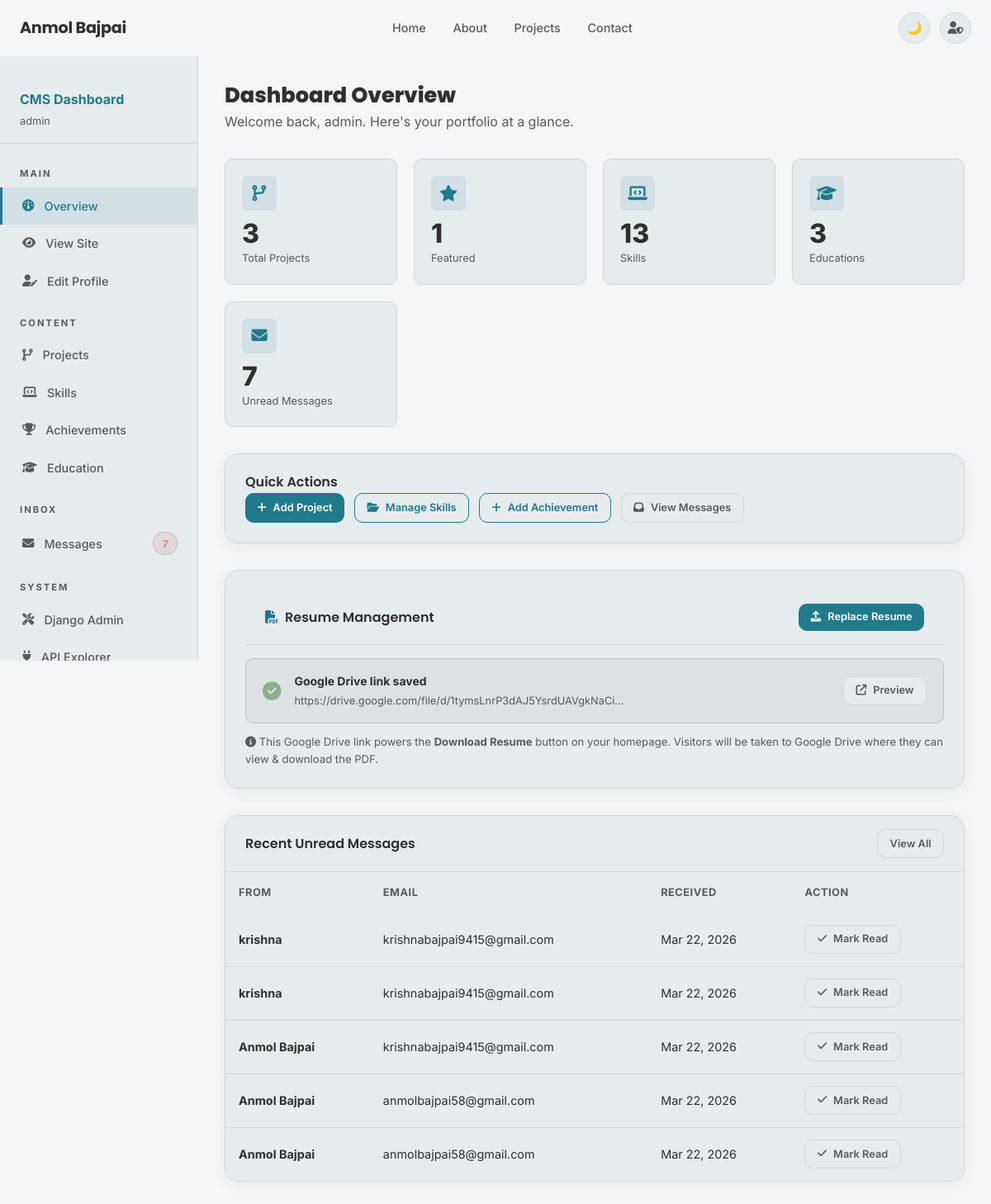
The page /dashboard/ (signed in) on the database its author committed.
### accounts_app/models.py (models this page shows, shortened)
class Profile(models.Model):
    user = models.OneToOneField(User, on_delete=models.CASCADE)
    name = models.CharField(max_length=150)
    bio = models.TextField(help_text="Short bio for the hero section")
    about_bio = models.TextField(
        blank=True,
        help_text="Extended bio for the About page"
    )
    profile_image = models.ImageField(
        upload_to='profile_images/', blank=True, null=True
    )
    skills = models.TextField(
        help_text="Comma-separated skills (legacy field)",
        blank=True
    )
    github_url = models.URLField(blank=True, null=True)
    linkedin_url = models.URLField(blank=True, null=True)
    email_contact = models.EmailField(blank=True, null=True)
    role = models.CharField(
        max_length=200,
        default="Full Stack Developer",
        help_text="Comma-separated roles for animated hero section (e.g. Backend Dev, Data Scientist)"
    )
    resume = models.URLField(
        blank=True, null=True,
        help_text="Paste your Google Drive share link (e.g. https://drive.google.com/file/d/.../view). Visitors will be able to view and download the PDF."
    )

### contact_app/models.py (models this page shows, shortened)
class ContactMessage(models.Model):
    name = models.CharField(max_length=100)
    email = models.EmailField()
    message = models.TextField()
    timestamp = models.DateTimeField(auto_now_add=True)
    is_read = models.BooleanField(default=False)
    class Meta:
        ordering = ['-timestamp']

### accounts_app/views.py (the view)
# urls.py: path('dashboard/', views.dashboard_view, name='dashboard'),
@login_required
@user_passes_test(superuser_check)
def dashboard_view(request):
    context = {
        'profile': Profile.objects.first(),
        'project_count': Project.objects.count(),
        'skill_count': Skill.objects.count(),
        'achievement_count': Achievement.objects.count(),
        'education_count': Profile.objects.first().educations.count() if Profile.objects.first() else 0,
        'unread_messages': ContactMessage.objects.filter(is_read=False).count(),
        'total_messages': ContactMessage.objects.count(),
        'featured_count': Project.objects.filter(featured=True).count(),
        'recent_messages': ContactMessage.objects.filter(is_read=False)[:5],
    }
    return render(request, 'dashboard/dashboard_home.html', context)

### accounts_app/views.py (called while the page is built)
def superuser_check(user):
    return user.is_superuser

### portfolio_site/context_processors.py (called while the page is built)
def portfolio_profile(request):
    try:
        profile = Profile.objects.first()
    except Exception:
        profile = None
    return {'profile': profile}

### templates/dashboard/dashboard_home.html (shortened to what this page needs)
{% extends "base.html" %}
{% load static %}
{% block content %}
<div class="dashboard-layout">
    <aside class="sidebar">
        <div class="sidebar-header">
            <div class="sidebar-brand">CMS Dashboard</div>
            <div class="sidebar-user">{{ user.username }}</div>
        </div>
        <ul class="sidebar-nav">
            <li class="sidebar-section-label">Main</li>
            <li><a href="{% url 'dashboard' %}" class="active"><i class="fa-solid fa-gauge"></i> Overview</a></li>
            <li><a href="{% url 'home' %}" target="_blank"><i class="fa-solid fa-eye"></i> View Site</a></li>
            <li><a href="{% url 'profile_edit' %}"><i class="fa-solid fa-user-pen"></i> Edit Profile</a></li>
            <li class="sidebar-section-label">Content</li>
            <li><a href="{% url 'dashboard_projects' %}"><i class="fa-solid fa-code-branch"></i> Projects</a></li>
            <li><a href="{% url 'dashboard_skills' %}"><i class="fa-solid fa-laptop-code"></i> Skills</a></li>
            <li><a href="{% url 'dashboard_achievements' %}"><i class="fa-solid fa-trophy"></i> Achievements</a></li>
            <li><a href="{% url 'dashboard_educations' %}"><i class="fa-solid fa-graduation-cap"></i> Education</a></li>
            <li class="sidebar-section-label">Inbox</li>
            <li>
                <a href="{% url 'dashboard_messages' %}">
                    <i class="fa-solid fa-envelope"></i> Messages
                    {% if unread_messages > 0 %}
                    <span class="badge badge-red" style="margin-left:auto;">{{ unread_messages }}</span>
                    {% endif %}
                </a>
            </li>
            <li class="sidebar-section-label">System</li>
            <li><a href="/admin/"><i class="fa-solid fa-screwdriver-wrench"></i> Django Admin</a></li>
            <li><a href="/api/projects/"><i class="fa-solid fa-plug"></i> API Explorer</a></li>
        </ul>
    </aside>
    <main class="dashboard-main">
        <div class="dash-page-header">
            <h1 class="dash-title">Dashboard Overview</h1>
            <p class="text-muted">Welcome back, {{ user.username }}. Here's your portfolio at a glance.</p>
        </div>
        <div class="stats-grid">
            <div class="stat-card">
                <div class="stat-icon"><i class="fa-solid fa-code-branch"></i></div>
                <div class="stat-value">{{ project_count }}</div>
                <div class="stat-label">Total Projects</div>
            </div>
            <div class="stat-card">
                <div class="stat-icon"><i class="fa-solid fa-star"></i></div>
                <div class="stat-value">{{ featured_count }}</div>
                <div class="stat-label">Featured</div>
            </div>
            <div class="stat-card">
                <div class="stat-icon"><i class="fa-solid fa-laptop-code"></i></div>
                <div class="stat-value">{{ skill_count }}</div>
                <div class="stat-label">Skills</div>
            </div>
            <div class="stat-card">
                <div class="stat-icon"><i class="fa-solid fa-graduation-cap"></i></div>
                <div class="stat-value">{{ education_count }}</div>
                <div class="stat-label">Educations</div>
            </div>
            <div class="stat-card">
                <div class="stat-icon"><i class="fa-solid fa-envelope"></i></div>
                <div class="stat-value">{{ unread_messages }}</div>
                <div class="stat-label">Unread Messages</div>
            </div>
        </div>
        <div class="dash-card">
            <h3 class="dash-card-title">Quick Actions</h3>
            <div class="dash-actions">
                <a href="{% url 'add_project' %}" class="btn btn-primary btn-sm"><i class="fa-solid fa-plus"></i> Add
                    Project</a>
                <a href="{% url 'dashboard_skills' %}" class="btn btn-outline btn-sm"><i
                        class="fa-solid fa-folder-open"></i> Manage
                    Skills</a>
                <a href="{% url 'add_achievement' %}" class="btn btn-outline btn-sm"><i class="fa-solid fa-plus"></i>
                    Add Achievement</a>
                <a href="{% url 'dashboard_messages' %}" class="btn btn-ghost btn-sm"><i class="fa-solid fa-inbox"></i>
                    View Messages</a>
            </div>
        </div>
        <div class="dash-card">
            <div class="dash-card-header">
                <h3 class="dash-card-title"><i class="fa-solid fa-file-pdf"
                        style="color:var(--accent);margin-right:0.5rem;"></i>Resume Management</h3>
                <a href="{% url 'profile_edit' %}" class="btn btn-primary btn-sm">
                    <i class="fa-solid fa-upload"></i>
                    {% if profile and profile.resume %}Replace Resume{% else %}Upload Resume{% endif %}
                </a>
            </div>
            <div style="margin-top:1rem;">
                {% if profile and profile.resume %}
                <div class="resume-status resume-status--uploaded">
                    <div class="resume-status-icon"><i class="fa-solid fa-circle-check"></i></div>
                    <div class="resume-status-info">
                        <div class="resume-status-label">Google Drive link saved</div>
                        <div class="resume-status-filename">{{ profile.resume|truncatechars:60 }}</div>
                    </div>
                    <a href="{{ profile.resume }}" class="btn btn-ghost btn-sm" target="_blank" rel="noopener">
                        <i class="fa-solid fa-arrow-up-right-from-square"></i> Preview
                    </a>
                </div>
                <p style="font-size:0.82rem;color:var(--text-muted);margin-top:0.75rem;">
                    <i class="fa-solid fa-circle-info"></i>
                    This Google Drive link powers the <strong>Download Resume</strong> button on your homepage. Visitors
                    will be taken to Google Drive where they can view &amp; download the PDF.
                </p>
                {% endif %}
            </div>
        </div>
        {% if recent_messages %}
        <div class="dash-card dash-card-flush">
            <div class="dash-card-header">
                <h3 class="dash-card-title">Recent Unread Messages</h3>
                <a href="{% url 'dashboard_messages' %}" class="btn btn-ghost btn-sm">View All</a>
            </div>
            <table class="data-table">
                <thead>
                    <tr>
                        <th>From</th>
                        <th>Email</th>
                        <th>Received</th>
                        <th>Action</th>
                    </tr>
                </thead>
                <tbody>
                    {% for msg in recent_messages %}
                    <tr>
                        <td><strong>{{ msg.name }}</strong></td>
                        <td class="text-muted">{{ msg.email }}</td>
                        <td class="text-muted">{{ msg.timestamp|date:"M d, Y" }}</td>
                        <td>
                            <a href="{% url 'mark_message_read' msg.pk %}" class="btn btn-ghost btn-sm">
                                <i class="fa-solid fa-check"></i> Mark Read
                            </a>
                        </td>
                    </tr>
                    {% endfor %}
                </tbody>
            </table>
        </div>
        {% endif %}
    </main>
</div>
{% endblock %}

### rows shown on the page
Profile: resume "https://drive.google.com/file/d/1tymsLnrP3dAJ5YsrdUAVgkNaCi…"
ContactMessage: name "krishna", email "krishnabajpai9415@gmail.com", timestamp "Mar 22, 2026"
ContactMessage: name "krishna", email "krishnabajpai9415@gmail.com", timestamp "Mar 22, 2026"
ContactMessage: name "Anmol Bajpai", email "krishnabajpai9415@gmail.com", timestamp "Mar 22, 2026"
ContactMessage: name "Anmol Bajpai", email "anmolbajpai58@gmail.com", timestamp "Mar 22, 2026"
ContactMessage: name "Anmol Bajpai", email "anmolbajpai58@gmail.com", timestamp "Mar 22, 2026"

### other values the page prints
{{ user.username }} "admin"
{{ unread_messages }} "7"
{{ project_count }} "3"
{{ featured_count }} "1"
{{ skill_count }} "13"
{{ education_count }} "3"
